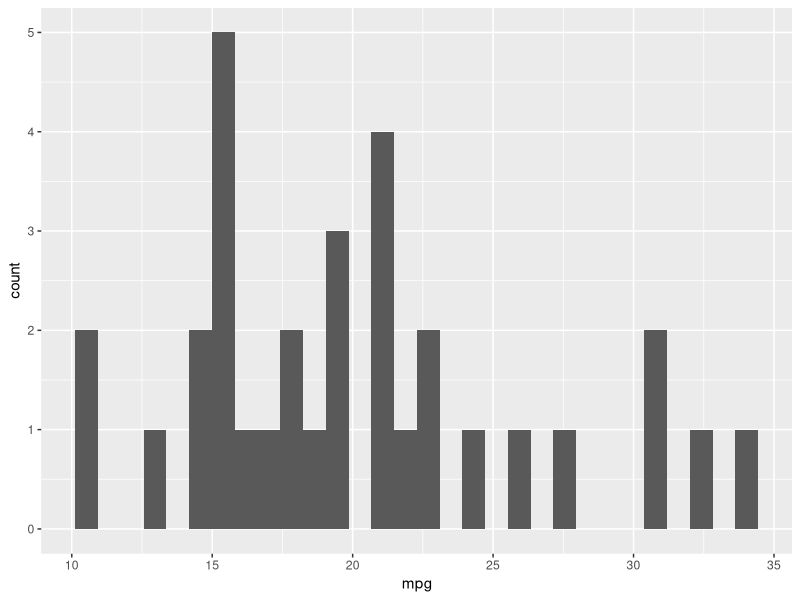
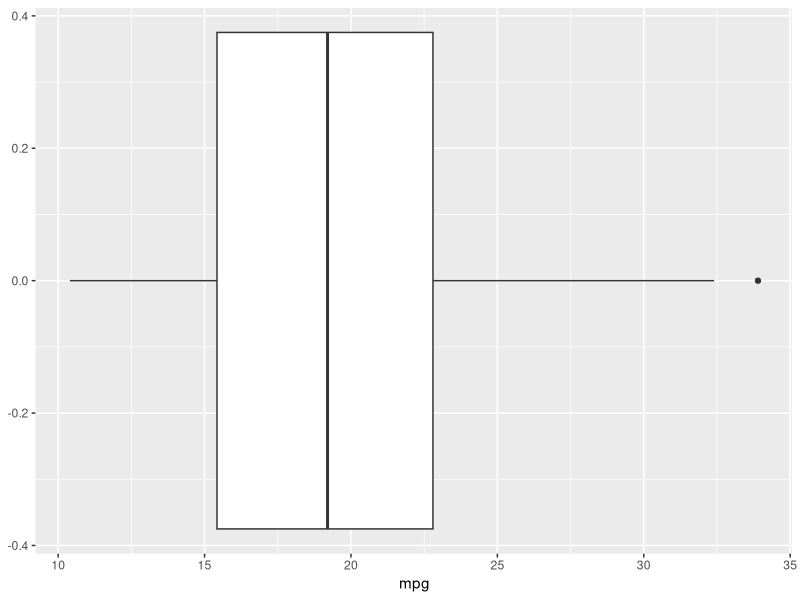
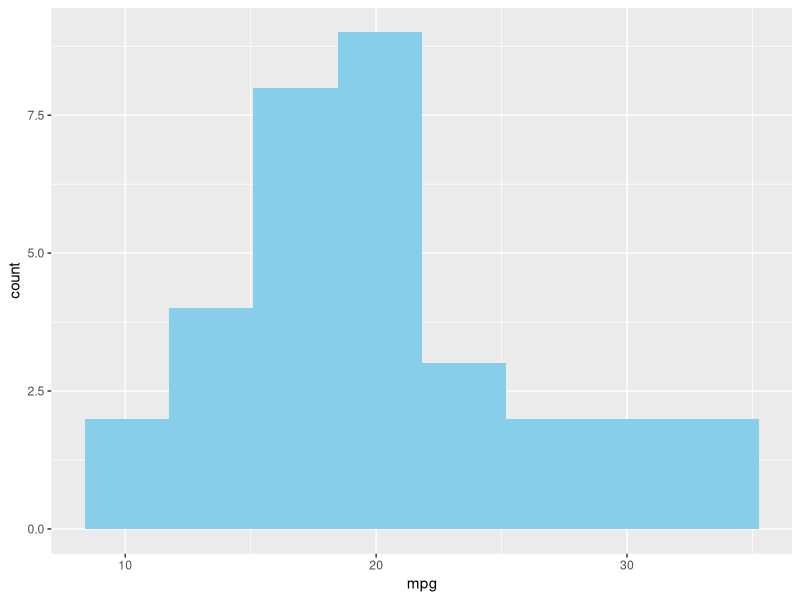
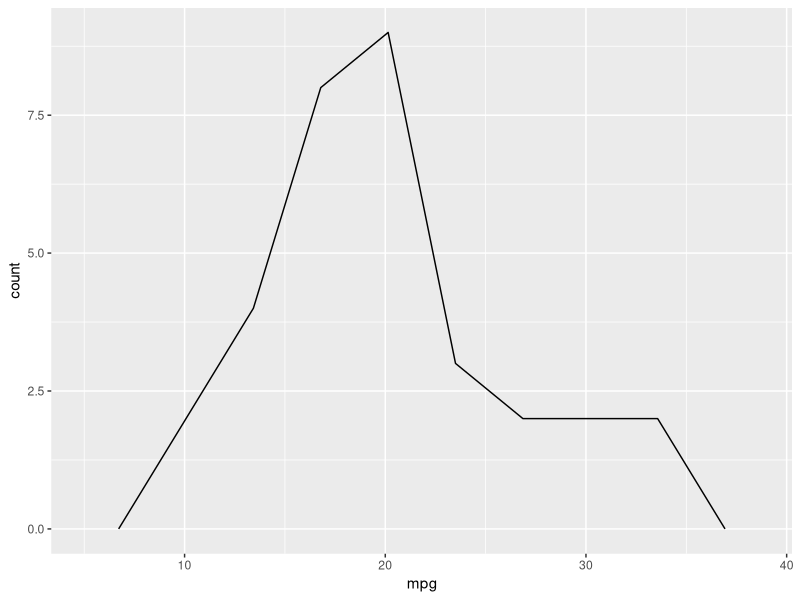
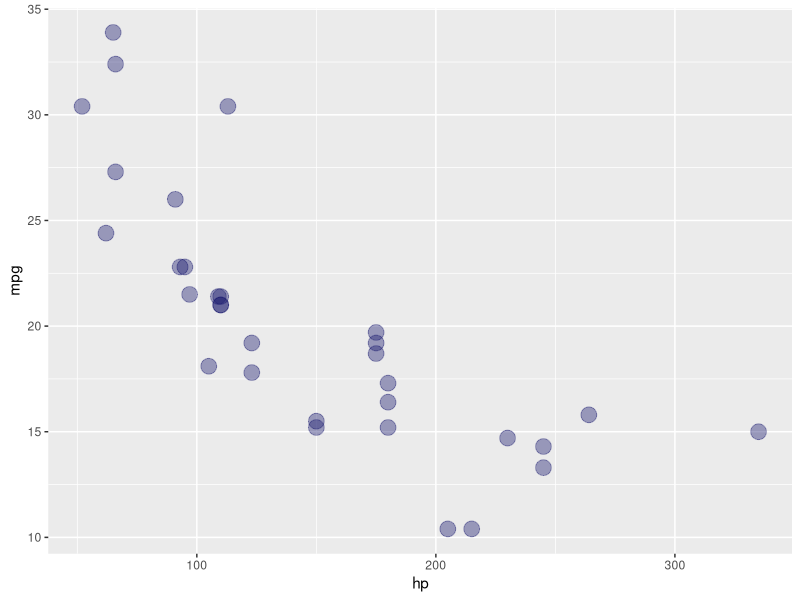
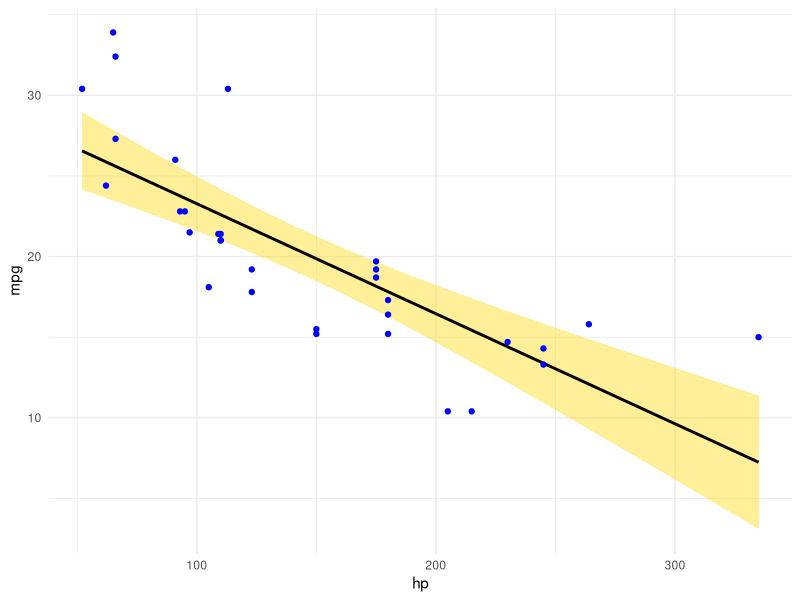
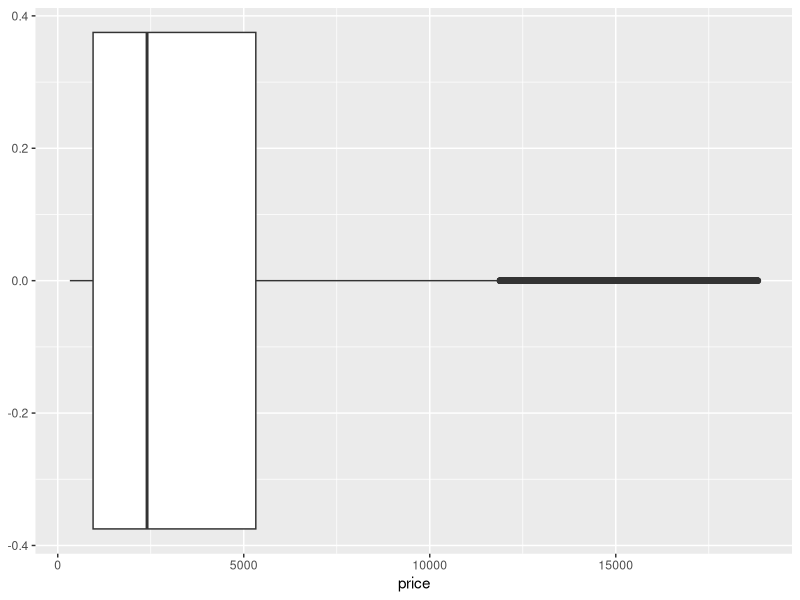
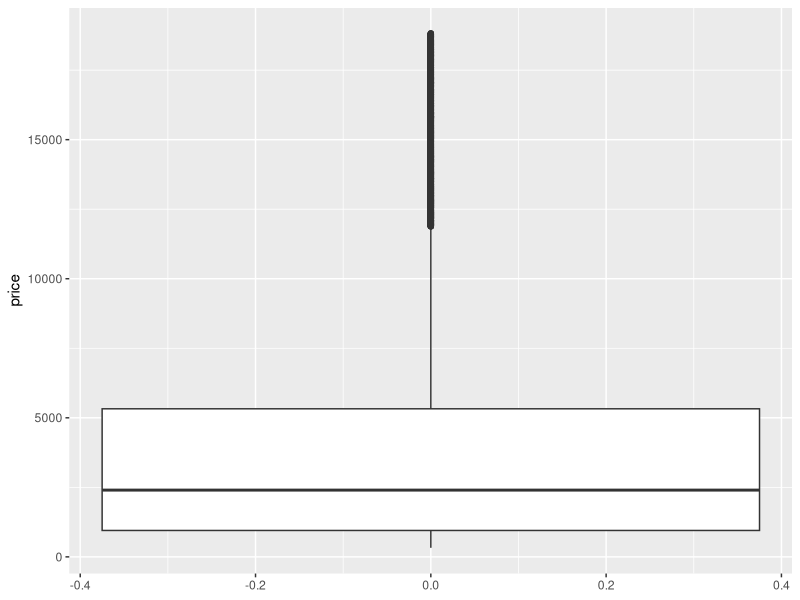

The R source for these figures, in order:
library(tidyverse)

tibble(mtcars)

ggplot(data = mtcars,
       mapping = aes(x=mpg )) +
  geom_histogram()


ggplot(data = mtcars,
       mapping = aes(x=mpg )) +
  geom_boxplot()


base <- ggplot(data = mtcars,
       mapping = aes(x=mpg ))

base + geom_histogram(bins = 8 , fill = "skyblue")
base + geom_freqpoly(bins = 8)

colors()

base2 <- ggplot(mtcars,aes(x=hp , y = mpg))

base2 +
  geom_point(size = 5 , col = "midnightblue" , alpha = 0.4)

base2 +
  geom_smooth(method = "lm" ,
              col = "black",
              fill = "gold")+
  geom_point(col = "blue")+
  theme_minimal()
  
###############################################################

tibble(diamonds)
glimpse(diamonds)
diamonds$cut %>% head
diamonds$color %>% head

ggplot(diamonds ,
       aes(price))+
  geom_boxplot() 

ggplot(diamonds ,
       aes(price))+
  geom_boxplot() +
  coord_flip()


ggplot(diamonds ,
       aes(color,carat))+
  geom_boxplot() 

ggplot(diamonds ,
       aes(cut,price))+
  geom_boxplot() 


ggplot(diamonds ,
       aes(cut,price))+
  geom_violin() 

##summarize data
diamonds %>% 
  group_by(cut) %>%
  summarise(
    med_price = median(price)
  ) %>%
  ggplot(aes(cut,med_price))+
  geom_col() + 
  theme_minimal()

##qplot
qplot(x=price,
      data=diamonds,
      geom = "histogram",
      bins = 1000)


qplot(x=carat,
      y=price,
      data = diamonds,
      geom = "point")

##############################################################
library(patchwork)
 p1 <- qplot(x=price,
             data=diamonds,
             geom = "histogram",
             bins = 10)
 p2 <- qplot(x=carat,
             y=price,
             data = diamonds,
             geom = "point")
 p3 <- qplot(x=cut,
             data = diamonds,
             geom = "bar")
p1 + p2 + p3
(p1+p2)/p3
p1/p2/p3
p1/(p2+p3)

##overplotting
ggplot(diamonds , aes(carat ,  price )) +
  geom_point(alpha = 0.1)

ggplot(diamonds , aes(carat ,  price )) +
  geom_point(shape = ".")

set.seed(42)
ggplot(sample_n(diamonds,500),
       aes(carat ,  price )) +
  geom_point(alpha = 0.5)

set.seed(42)
ggplot(sample_frac(diamonds,0.08),
       aes(carat ,  price )) +
  geom_point(alpha = 0.5)


mini_diamonds <- sample_frac(diamonds,0.02)
ggplot(mini_diamonds,
       aes(carat , price , col = cut ))+
  geom_point(alpha = 0.8)+
  theme_minimal()+
  scale_color_manual(
    values = c("pink","lightblue","gold","purple","lightgreen")
  )


ggplot(mini_diamonds,
       aes(carat , price , col = cut ))+
  geom_point(alpha = 0.8)+
  theme_minimal()+
  scale_color_brewer(type = "seq",
                     palette = 1)


ggplot(mini_diamonds,
       aes(carat , price , col = cut ))+
  geom_point(alpha = 0.8)+
  theme_minimal()+
  scale_color_brewer(type = "div",
                     palette = 4)

ggplot(mini_diamonds,
       aes(carat , price , col = cut ))+
  geom_point(alpha = 0.8)+
  theme_minimal()+
  scale_color_brewer(type = "qual",
                     palette = 8)



ggplot(mini_diamonds,
       aes(carat , price , col = price ))+
  geom_point(alpha = 0.8)+
  theme_minimal()+
  scale_color_gradient(low = "gold",
                       high = "blue")

##facet
diamonds %>%
  count(cut)

ggplot(mini_diamonds,
       aes(carat , price , col = price ))+
  geom_point(alpha = 0.8)+
  theme_minimal()+
  scale_color_gradient(low = "gold",
                       high = "blue")+
  facet_wrap(~cut , ncol = 2)


mini_diamonds40 <- sample_frac(diamonds,0.40)

ggplot(mini_diamonds40,
       aes(carat , price , col = price ))+
  geom_point(alpha = 0.8)+
  theme_minimal()+
  scale_color_gradient(low = "gold",
                       high = "blue")+
  facet_grid(cut ~ clarity)


ggplot(mini_diamonds40,
       aes(carat , price , col = price ))+
  geom_point(alpha = 0.8)+
  geom_smooth()+
  theme_minimal()+
  scale_color_gradient(low = "gold",
                       high = "blue")+
  facet_grid(cut ~ clarity)

##labels
ggplot(mtcars,aes(hp,mpg))+
  geom_point()+
  theme_minimal()+
  labs(
    title = "My first scatter plot",
    x = "Horse Power",
    y = "Miles per Gallon",
    caption = "Source : R Studio"
  )

#simple bar chart
ggplot(diamonds,aes(cut,fill = color))+
  geom_bar()+
  theme_minimal()

ggplot(diamonds,aes(cut,fill = color))+
  geom_bar(position = "stack")+
  theme_minimal()

ggplot(diamonds,aes(cut,fill = color))+
  geom_bar(position = "fill")+ 
  theme_minimal()


ggplot(diamonds,aes(cut,fill = color))+
  geom_bar(position = "dodge")+
  theme_minimal()

##install more themes 
library(ggthemes)
ggplot(diamonds,aes(cut,fill = color))+
  geom_bar(position = "stack")+
  theme_wsj()


###############################################################

mini <- sample_n(diamonds,1000)
ggplot(mini,
       aes(carat,price,col = price)) +
  geom_point(alpha = 0.5 , size = 2)+
  theme_minimal()+
  scale_color_gradient(low = "pink",
                       high = "purple")+
  labs(
    title = "scatter plot carat with price  by price" ,
    caption = "Question 1 : Which carat has the greatest distribution?"
  )
  
diamonds %>%
  count(cut)


ggplot(diamonds,
       mapping = aes(price))+
  geom_freqpoly(bins = 100 , col = "midnightblue")+
  theme_minimal()+
  labs(title = "freqpoly chart price" ,
       caption = "Question 2 : Which price range tends to be the highest?")



ggplot(diamonds,aes(clarity , fill = cut ))+
  geom_bar(position = "fill")+
  theme_minimal() +
  labs(title = "bar chart clarity by cut" ,
       caption = "Question 3 : What class of clarity is the most fair?")

ggplot(diamonds,
       mapping = aes(x=carat))+
  geom_boxplot()+
  coord_flip() +
  theme_clean()+
  labs(title = "boxplot chart carat" )

set.seed(17)
mini2 <- ggplot(sample_frac(diamonds,0.02),
                 aes(x=carat,y=price))


mini2+
  geom_smooth(method = "lm",
              col = "black",
              fill = "lightblue")+
  geom_point(col = "pink")+
  theme_clean()+
  labs(title = "sampling 2% carat with price" ,
       caption = "Question 5 : What is the trend at a 2 percent frequency?")
